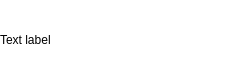
<?xml version="1.0" encoding="UTF-8"?>
<ui version="4.0">
 <class>LineEditComponent</class>
 <widget class="QFrame" name="LineEditComponent">
  <property name="geometry">
   <rect>
    <x>0</x>
    <y>0</y>
    <width>237</width>
    <height>79</height>
   </rect>
  </property>
  <property name="windowTitle">
   <string>Form</string>
  </property>
  <property name="styleSheet">
   <string notr="true">QFrame {
	background-color: transparent;
}
QLabel#lbl_valueshow,
QLabel#lbl_between {
	background-color: transparent;
}

QPushButton#pbn_edit {
	background-color: transparent;
	border: none;
}</string>
  </property>
  <layout class="QHBoxLayout" name="horizontalLayout_3">
   <property name="spacing">
    <number>0</number>
   </property>
   <property name="leftMargin">
    <number>0</number>
   </property>
   <property name="topMargin">
    <number>0</number>
   </property>
   <property name="rightMargin">
    <number>0</number>
   </property>
   <property name="bottomMargin">
    <number>0</number>
   </property>
   <item>
    <widget class="QStackedWidget" name="stackedWidget">
     <property name="minimumSize">
      <size>
       <width>100</width>
       <height>0</height>
      </size>
     </property>
     <property name="currentIndex">
      <number>0</number>
     </property>
     <widget class="QWidget" name="page_show">
      <layout class="QHBoxLayout" name="horizontalLayout">
       <property name="spacing">
        <number>0</number>
       </property>
       <property name="leftMargin">
        <number>0</number>
       </property>
       <property name="topMargin">
        <number>0</number>
       </property>
       <property name="rightMargin">
        <number>0</number>
       </property>
       <property name="bottomMargin">
        <number>0</number>
       </property>
       <item>
        <widget class="QLabel" name="lbl_valueshow">
         <property name="text">
          <string>Text label</string>
         </property>
         <property name="alignment">
          <set>Qt::AlignLeading|Qt::AlignLeft|Qt::AlignVCenter</set>
         </property>
        </widget>
       </item>
      </layout>
     </widget>
     <widget class="QWidget" name="page_edit">
      <layout class="QHBoxLayout" name="horizontalLayout_2">
       <property name="leftMargin">
        <number>0</number>
       </property>
       <property name="topMargin">
        <number>0</number>
       </property>
       <property name="rightMargin">
        <number>0</number>
       </property>
       <property name="bottomMargin">
        <number>0</number>
       </property>
       <item>
        <widget class="LineEdit" name="le_edit"/>
       </item>
      </layout>
     </widget>
    </widget>
   </item>
   <item>
    <spacer name="horizontalSpacer">
     <property name="orientation">
      <enum>Qt::Horizontal</enum>
     </property>
     <property name="sizeHint" stdset="0">
      <size>
       <width>100</width>
       <height>20</height>
      </size>
     </property>
    </spacer>
   </item>
   <item>
    <widget class="QPushButton" name="pbn_edit">
     <property name="text">
      <string/>
     </property>
     <property name="icon">
      <iconset>
       <normaloff>:/image/safety/thresholdlimitedit.svg</normaloff>:/image/safety/thresholdlimitedit.svg</iconset>
     </property>
     <property name="iconSize">
      <size>
       <width>16</width>
       <height>16</height>
      </size>
     </property>
    </widget>
   </item>
  </layout>
 </widget>
 <customwidgets>
  <customwidget>
   <class>LineEdit</class>
   <extends>QLineEdit</extends>
   <header>cc_lineedit/lineedit.h</header>
  </customwidget>
 </customwidgets>
 <resources/>
 <connections/>
</ui>
